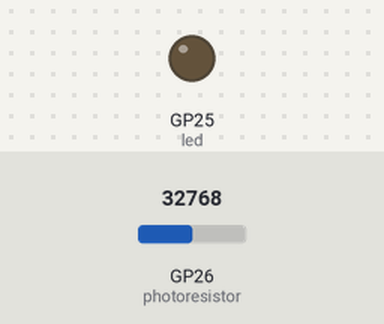
Simulated run of this program. Board: Raspberry Pi Pico running MicroPython. On the bench: output pins drawn as LEDs (lit = HIGH). The inputs (shaded band) are chosen by the test bench; at power-on: GP26 (photoresistor) = 32768 (analog values on the 0–65535 scale). WiFi joins after 1.5 s; no MQTT or app messages arrive unless stated; values from a settings file that is not in the repository are placeholders; what the program prints to the serial console is not drawn.

Above: at 0.1 s.
At 2.9 s:
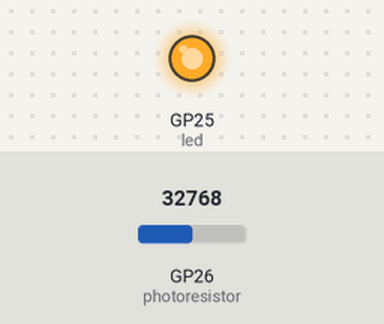
Timing chart, 0 to 4.5 s (numbered marks = the images above):
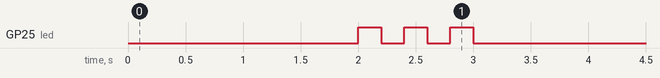

The program:

main.py
```python
from machine import Pin, ADC
from wifi import init_wifi
import time
from umqtt.simple import MQTTClient

init_wifi()

photoresistor = ADC(Pin(26))


def readLight():
    light = photoresistor.read_u16()
    return light


# Connect MQTT

def connectMQTT():
    client = MQTTClient(client_id=b"[your client id here]",
                        server=b"[your address here]",
                        port=0,
                        user=b"[your user here]",
                        password=b"[your pw here]",
                        keepalive=7200,
                        ssl=True,
                        ssl_params={
                            'server_hostname': '[your address here]'}
                        )

    client.connect()
    return client


client = connectMQTT()


def publish(topic, value):
    print(topic)
    print(value)
    client.publish(topic, value)
    print("data published")


while True:
    brightness = str(readLight())  # to publish, must send string

    print(brightness)

    publish('picow/brightness', brightness)

    time.sleep(0.1)
```

wifi.py
```python
import rp2
import network
import ubinascii
import machine
import urequests as requests
import time
from secrets import secrets


def init_wifi():
    # Set country to avoid possible errors
    rp2.country('DE')

    wlan = network.WLAN(network.STA_IF)
    wlan.active(True)

    # Load login data from different file for safety reasons
    ssid = secrets['ssid']
    pw = secrets['pw']

    wlan.connect(ssid, pw)

    # Wait for connection with 10 second timeout
    timeout = 10
    while timeout > 0:
        if wlan.status() < 0 or wlan.status() >= 3:
            break
        timeout -= 1
        print('Waiting for connection...')
        time.sleep(1)

    # Define blinking function for onboard LED to indicate error codes
    def blink_onboard_led(num_blinks):
        led = machine.Pin('LED', machine.Pin.OUT)
        for i in range(num_blinks):
            led.on()
            time.sleep(.2)
            led.off()
            time.sleep(.2)

    wlan_status = wlan.status()
    blink_onboard_led(wlan_status)

    if wlan_status != 3:
        raise RuntimeError('Wi-Fi connection failed')
    else:
        print('Connected')
        status = wlan.ifconfig()
        print('ip = ' + status[0])
```
